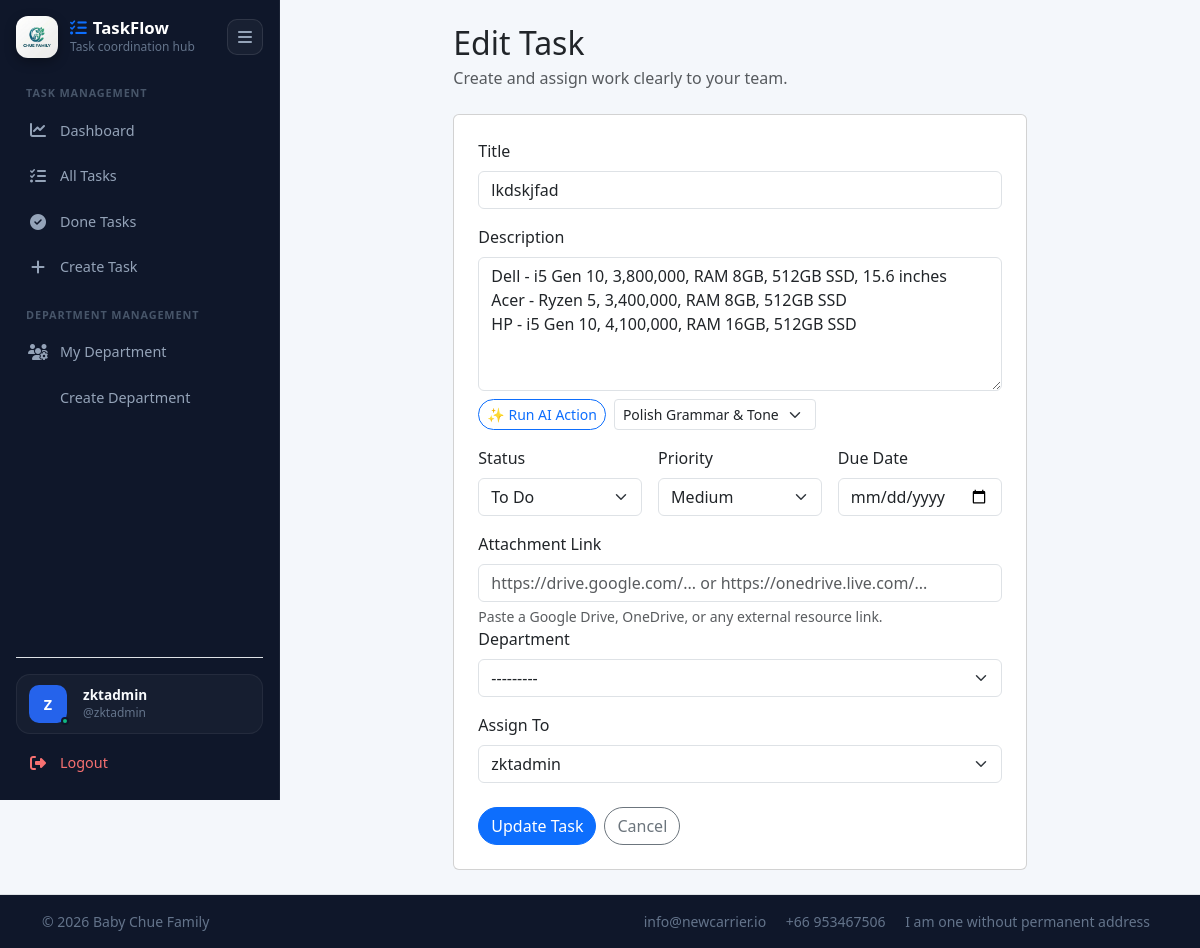
Before: /tasks/7/edit/ (signed in) with the older database file.
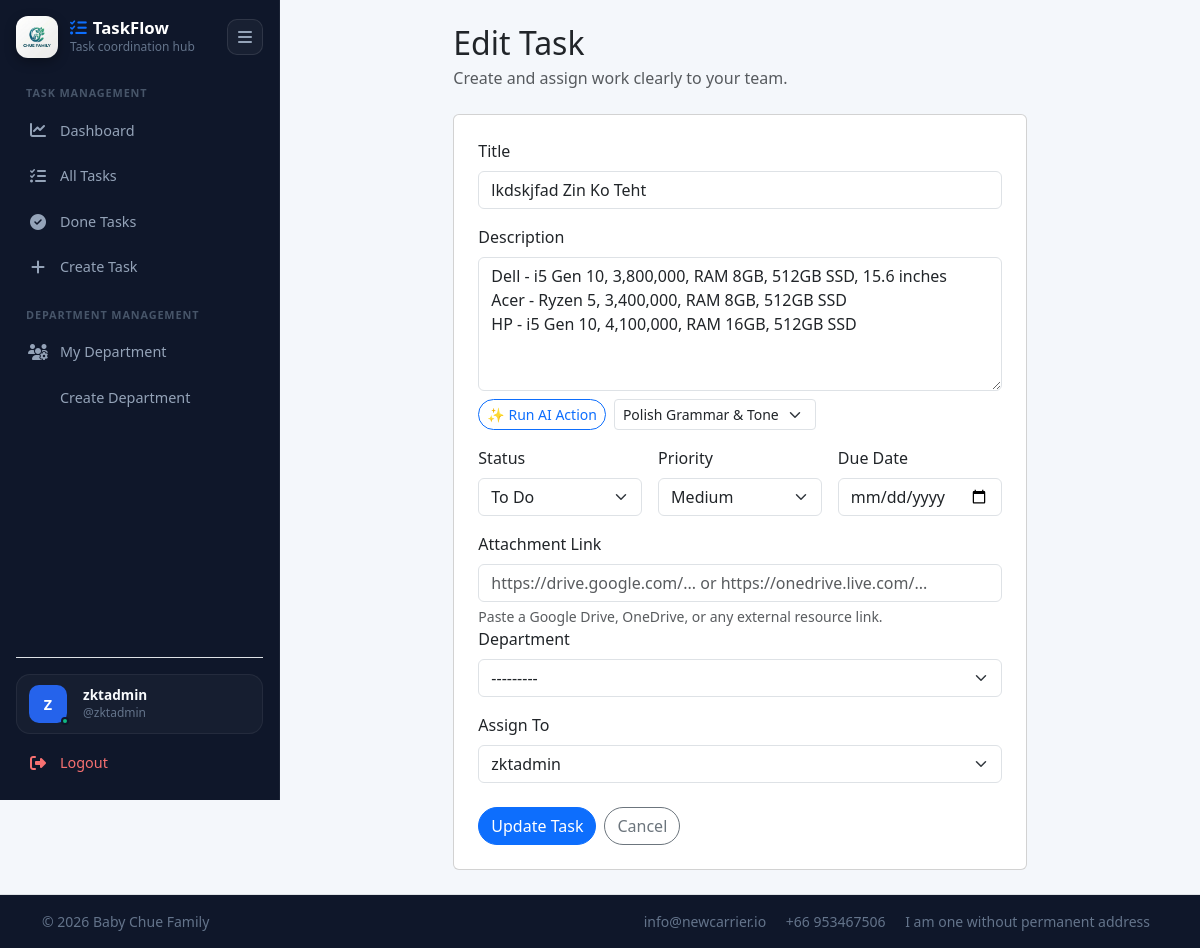
After: the same page with the newer database file.
### tasks/models.py (models this page shows, shortened)
class Task(models.Model):
    TODO =  'TODO'
    IN_PROGRESS = 'IN_PROGRESS'
    DONE = 'DONE'
    BLOCKED = 'BLOCKED'
    STATUS_CHOICES = (
        (TODO, 'To Do'),
        (IN_PROGRESS, 'In Progress'),
        (DONE, 'Done'),
        (BLOCKED, 'Blocked'),
    )
    LOW = 'LOW'
    MEDIUM = 'MEDIUM'
    HIGH = 'HIGH'
    URGENT = 'URGENT'
    PRIORITY_CHOICES = (
        (LOW, "Low"),
        (MEDIUM, "Medium"),
        (HIGH, "High"),
        (URGENT, "Urgent"),
    )
    PERSONAL = 'PERSONAL'
    DEPARTMENT = 'DEPARTMENT'
    ORGANIZATION = 'ORGANIZATION'
    VISIBILITY_CHOICES = (
        (PERSONAL, 'Personal'),
        (DEPARTMENT, 'Department'),
        (ORGANIZATION, 'Organization'),
    )
    title = models.CharField(max_length=200)
    description = models.TextField(blank=True)
    status = models.CharField(max_length=20, choices=STATUS_CHOICES, default=TODO)
    priority = models.CharField(max_length=20, choices=PRIORITY_CHOICES, default=MEDIUM)
    due_date = models.DateField(null=True, blank=True)
    attachment_link = models.URLField(null=True, blank=True, help_text='Optional link to Google Drive, OneDrive, or any external resource')
    organization_id = models.CharField(max_length=100, blank=True, db_index=True)
    visibility = models.CharField(max_length=20, choices=VISIBILITY_CHOICES, default=PERSONAL)
    department = models.ForeignKey(
        Department,
        on_delete=models.SET_NULL,
        null=True,
        blank=True,
        related_name="tasks",
    )
    assigned_to = models.ForeignKey(
        settings.AUTH_USER_MODEL,
        on_delete=models.SET_NULL,
        null=True,
        blank=True,
        related_name="assigned_tasks",
    )
    created_by = models.ForeignKey(
        settings.AUTH_USER_MODEL,
        on_delete=models.SET_NULL,
        null=True,
        related_name="created_tasks",
    )
    created_at = models.DateTimeField(auto_now_add=True)
    updated_at = models.DateTimeField(auto_now=True)
    class Meta:
        ordering = ['-created_at']

### tasks/views.py (the view)
# urls.py: path("<int:pk>/edit/", views.task_update, name="task_update"),
@login_required
def task_update(request, pk):
    visible_tasks = _visible_tasks_for_user(request.user)
    task = get_object_or_404(visible_tasks, pk=pk)
    profile = getattr(request.user, "profile", None)
    is_personal_user = getattr(profile, "app_purpose", "PERSONAL") == "PERSONAL"
    if request.method == "POST":
        form = TaskForm(request.POST, instance=task, user=request.user) if is_personal_user else TaskForm(request.POST, instance=task)
        if form.is_valid():
            updated_task = form.save(commit=False)
            if is_personal_user and hasattr(updated_task, "assigned_to") and not updated_task.assigned_to:
                updated_task.assigned_to = request.user
            updated_task.save()
            return redirect(updated_task.get_absolute_url())
    else:
        form = TaskForm(instance=task, user=request.user) if is_personal_user else TaskForm(instance=task)
    return render(request, "tasks/task_form.html", {
        "form": form,
        "task": task,
        "page_title": "Edit Task",
        "button_text": "Update Task",
    })

### tasks/models.py (called while the page is built)
    def __str__(self):
        return self.name

### tasks/views.py (called while the page is built, shortened)
def _visible_tasks_for_user(user):
    tasks = Task.objects.select_related("assigned_to", "created_by", "department")
    if user.is_superuser:
        return tasks

### tasks/templates/tasks/task_form.html (shortened to what this page needs)
{% extends "tasks/base_tasks.html" %}
 {% block content %}
<div class="row justify-content-center">
  <div class="col-lg-8">
    <div class="d-flex justify-content-between align-items-center mb-4">
      <div>
        <h2 class="mb-1">{{ page_title }}</h2>
        <p class="text-muted mb-0">
          Create and assign work clearly to your team.
        </p>
      </div>
    </div>
    <div class="card soft-card p-4">
      <form method="post">
        <div class="mb-3">
          <label class="form-label">Title</label>
          {{ form.title }}
        </div>
        <div class="mb-3">
          <label class="form-label">Description</label>
          {{ form.description }}
          <div class="d-flex align-items-center gap-2 mt-2">
            <button
              type="button"
              id="ai-polish-btn"
              class="btn btn-sm btn-outline-primary rounded-pill"
            >
              ✨ Run AI Action
            </button>
  <select id="ai-action-select" class="form-select form-select-sm w-auto">
    <option value="polish">Polish Grammar & Tone</option>
  </select>
          </div>
        </div>
        <div class="row g-3">
          <div class="col-md-4">
            <label class="form-label">Status</label>
            {{ form.status }}
          </div>
          <div class="col-md-4">
            <label class="form-label">Priority</label>
            {{ form.priority }}
          </div>
          <div class="col-md-4">
            <label class="form-label">Due Date</label>
            {{ form.due_date }}
          </div>
        </div>
        <div class="mt-3">
          <label class="form-label">Attachment Link</label>
          {{ form.attachment_link }}
          <div class="form-text">
            Paste a Google Drive, OneDrive, or any external resource link.
          </div>
        </div>
        {% if form.department %}
        <div class="mb-3">
          <label class="form-label">Department</label>
          {{ form.department }}
        </div>
        {% endif %} {% if form.assigned_to %}
        <div class="mt-3">
          <label class="form-label">Assign To</label>
          {{ form.assigned_to }}
        </div>
        {% endif %}
        <div class="mt-4 d-flex gap-2">
          <button type="submit" class="btn btn-primary rounded-pill">
            {{ button_text }}
          </button>
          <a
            href="{% url 'tasks:task_list' %}"
            class="btn btn-outline-secondary rounded-pill"
            >Cancel</a
          >
        </div>
      </form>
    </div>
  </div>
</div>
{% endblock %}

Changed rows visible on the page:
changed Task "To Do": title "lkdskjfad" → "lkdskjfad Zin Ko Teht"
